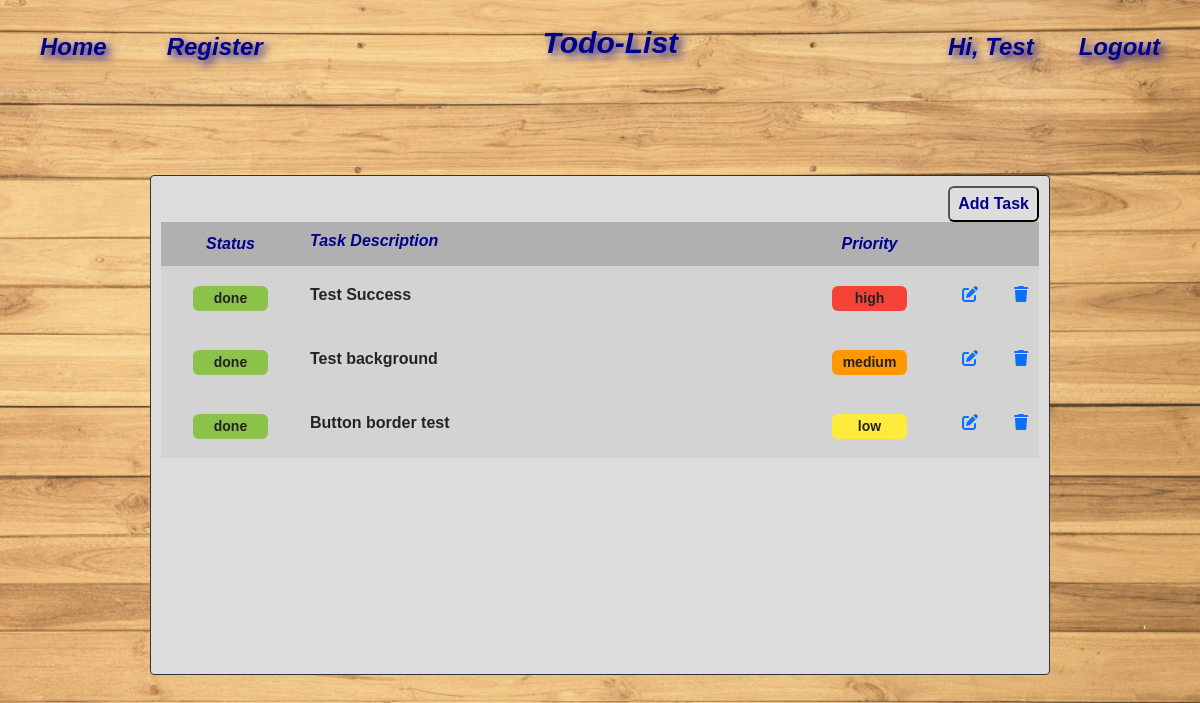
Page /apps/todo (signed in) on the committed database.
### todo/models.py (models this page shows, shortened)
class TodoList(models.Model):
    user = models.ForeignKey(User, on_delete=models.CASCADE)
    status = models.CharField(max_length=50, default="pending")
    description = models.CharField(max_length=500)
    priority = models.CharField(max_length=50, default="low")
    created_at = models.DateTimeField(auto_now_add=True)

### todo/views.py (the view)
# urls.py: path('apps/', include('todo.urls')),
def todo(request):
    tasks = TodoList.objects.filter(user = request.user)
    return render(request, 'todo.html', {'tasks': tasks})

### templates/todo.html (shortened to what this page needs)
{% extends 'background.html' %}
{% load static %}
{% block page_title %}Todo-List{% endblock %}
{% block content %}
<div class="todo-layout">
    <div style="justify-content: right; text-align:right">
        <button type="button" class="add-button" data-bs-toggle="modal" data-bs-target="#addTaskModal">Add Task</button>
    </div>
    <table id="task-table" class="todo-grid">
        <thead>
            <tr>
                <th>Status</th>
                <th>Task Description</th>
                <th>Priority</th>
                <th></th>
            </tr>
        </thead>
        <tbody>
            {% for task in tasks %}
            <tr id="row-{{ task.id }}" style="background-color: #d3d3d3;">
                <td>
                    <button class="status-button {{ task.status }}-status">{{ task.status }}</button>
                </td>
                <td>
                    <p>{{ task.description }}</p>
                </td>
                <td>
                    <button class="status-button {{ task.priority }}-priority">{{ task.priority }}</button>
                </td>
                <td style="display:flex; align-items:center;">
                    <a href="#" class="btn btn-link" style="margin-right:10px;text-align:center;"
                        data-task-id="{{ task.id }}" id="edit-btn">
                        <i class="fas fa-edit" data-bs-toggle="modal" data-bs-target="#editTaskModal"></i>
                    </a>
                    <a href="#" class="btn btn-link ml-2" id="delete-btn" style="margin-right:10px;text-align:center;"
                        data-task-id="{{ task.id }}">
                        <i class="fas fa-trash" data-bs-toggle="modal" data-bs-target="#deleteTaskModal"></i>
                    </a>
                </td>
            </tr>
            {% endfor %}
        </tbody>
    </table>
</div>
{% endblock %}

### templates/background.html (shortened to what this page needs)
{% load static %}
<!DOCTYPE html>
<html lang="en">
<head>
    <link rel="stylesheet" href="{% static 'bootstrap.css' %}">
    <link rel="stylesheet" href="{% static 'css/all.min.css' %}">
    <link rel="stylesheet" href="{% static 'style.css' %}">
</head>
<body>
    <div class="navbar">
        <a href="/">Home</a>
        <a href="{% url 'register' %}">Register</a>
        <div class="nav-header">
            <h1>{% block page_title %}Applications{% endblock %}</h1>
        </div>
        <div style="margin-left:auto; display:flex; align-items:center;">
            {% if user.is_authenticated %}
            <span class="user_greet" style="margin-right:15px;">Hi, {{ user.first_name }}</span>
            <a href="{% url 'logout' %}">Logout</a>
            {% else %}
            <a href="{% url 'login' %}">Login</a>
            {% endif %}
        </div>
    </div>
    {% block content %}
    {% endblock %}
</body>
</html>

### static/style.css (style rules this page uses)
* { margin: 0; padding: 0; box-sizing: border-box; }
body { display: flex; justify-content: center; align-items: center; height: 100vh; margin: 0; background-color: #f0f0f0; font-family: Arial, sans-serif; padding: 30px; }
h1 { padding: 15px; text-align: center; font-size: 30px; font-family: Arial, Helvetica, sans-serif; font-weight: bolder; font-style: italic; color: darkblue; text-shadow: 4px 4px 10px darkblue; }
.navbar { display: flex; justify-content: space-between; background-color: rgba(0, 0, 0, 0); padding: 10px; align-items: center; position: fixed; top: 0; width: 100%; }
.navbar a { margin: 0 20px; text-decoration: none; font-size: 24px; font-family: Arial, Helvetica, sans-serif; font-weight: bolder; font-style: italic; color: darkblue; text-shadow: 4px 4px 10px darkblue; border-radius: 6px; box-sizing: border-box; text-align: center; transition: background-color 0.3s, border-color 0.3s; padding: 5px 10px; }
.nav-header { text-align: center; flex-grow: 1; }
.user_greet { margin: 0 20px; text-decoration: none; font-size: 24px; font-family: Arial, Helvetica, sans-serif; font-weight: bolder; font-style: italic; color: darkblue; text-shadow: 4px 4px 10px darkblue; }
.todo-layout { width: 900px; height: 500px; overflow: auto; background-color: #ddd; border-radius: 4px; border: 1px solid #333; padding: 10px; margin-top: 50px; }
.todo-grid { width: 100%; border-collapse: collapse; }
th { padding: 10px; text-align: center; }
td { padding: 10px; text-align: left; }
thead { background-color: #b0b0b0; }
th { font-family: Arial, Helvetica, sans-serif; font-weight: bolder; font-style: italic; color: darkblue; }
.todo-grid th:nth-child(1), .todo-grid td:nth-child(1) { justify-content: center; text-align: center; vertical-align: middle; width: 150px; }
.todo-grid th:nth-child(2), .todo-grid td:nth-child(2) { display: flex; width: 500px; font-weight: bolder; align-items: center; vertical-align: middle; line-height: normal; }
.todo-grid th:nth-child(3), .todo-grid td:nth-child(3) { justify-content: center; text-align: center; vertical-align: middle; width: 150px; }
.todo-grid th:nth-child(4), .todo-grid td:nth-child(4) { width: 100px; vertical-align: middle; }
.add-button { transition-duration: 0.4s; font-family: Arial, Helvetica, sans-serif; font-weight: bolder; font-size: 16px; color: darkblue; padding: 4px 8px; border-radius: 6px; background-color: #ddd; }
.status-button { font-family: Arial, Helvetica, sans-serif; font-weight: bolder; font-size: 14px; width: 75px; height: 25px; color: #222; align-items: center; justify-content: center; text-align: center; padding: 4px 8px; border-radius: 6px; line-height: normal; border: none; }
.status-button.done-status { background-color: #8bc34a; }
.status-button.low-priority { background-color: #ffeb3b; }
.status-button.medium-priority { background-color: #ff9800; }
.status-button.high-priority { background-color: #f44336; }

### rows in the picture
TodoList: status "done", description "Test Success", priority "high"
TodoList: status "done", description "Test background", priority "medium"
TodoList: status "done", description "Button border test", priority "low"

### other values in the picture
{{ user.first_name }} "Test"
